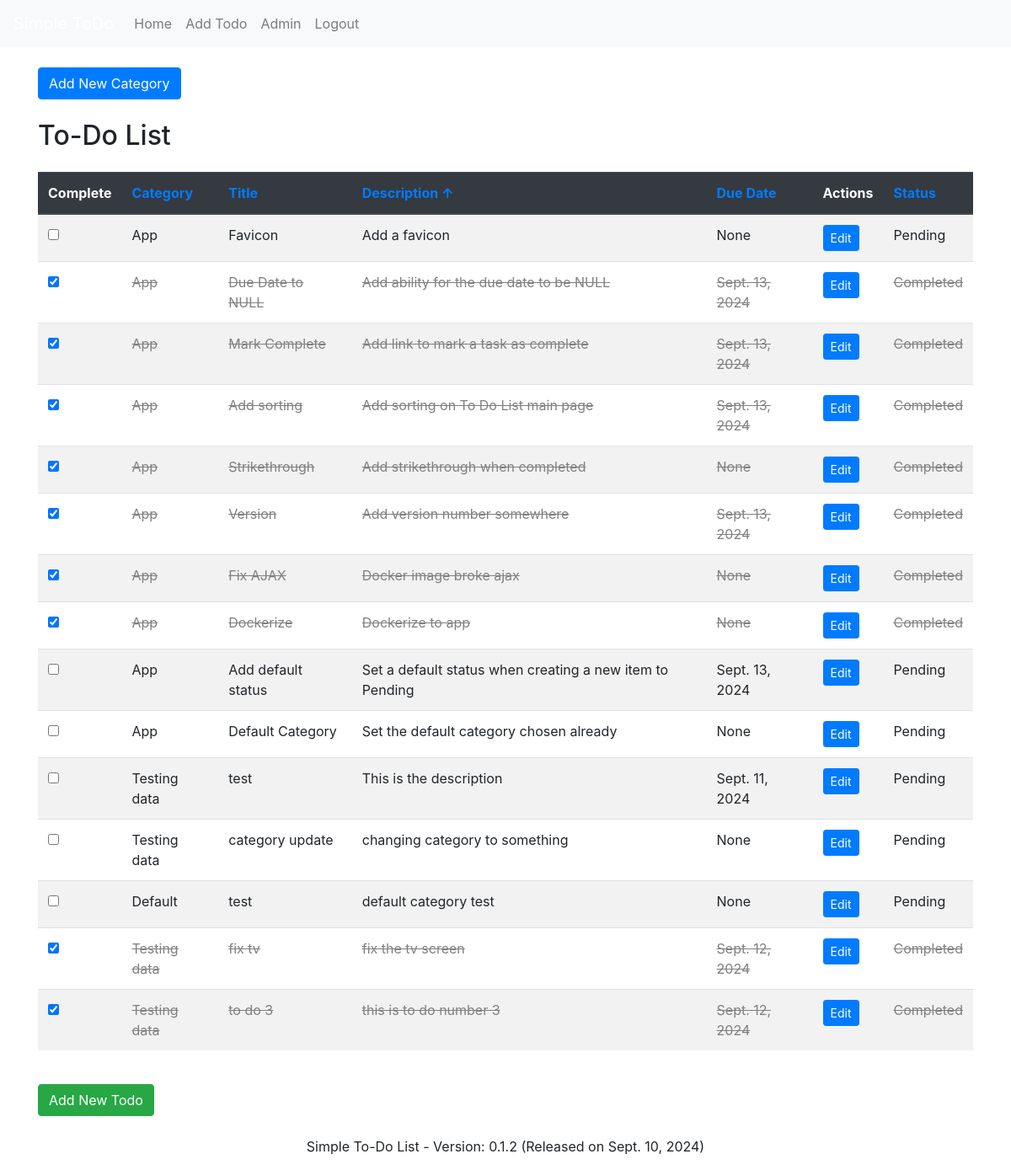
The page /?sort_by=description&order=asc (signed in) on the database its author committed.
### todo/models.py (models this page shows, shortened)
class TodoItem(models.Model):
    title = models.CharField(max_length=100)
    description = models.TextField(blank=True, null=True)
    due_date = models.DateField(null=True, blank=True)  # Allow NULL values
    create_date = models.DateTimeField(default=timezone.now)
    status = models.ForeignKey(Status, on_delete=models.SET_NULL, null=True, blank=True, default=None)
    category = models.ForeignKey(Category, on_delete=models.SET_NULL, null=True, blank=True, default=None)
    user = models.ForeignKey(User, on_delete=models.CASCADE)

class Status(models.Model):
    name = models.CharField(max_length=100)
    is_default = models.BooleanField(default=False)

class Category(models.Model):
    name = models.CharField(max_length=100)
    is_default = models.BooleanField(default=False)

class Version(models.Model):
    version_number = models.CharField(max_length=20)
    release_date = models.DateField(default=timezone.now)
    description = models.TextField(blank=True, null=True)
    class Meta:
        ordering = ['-release_date']
        verbose_name = "Version"
        verbose_name_plural = "Versions"

### todo/views.py (the view)
# urls.py: path('', views.todo_list, name='todo_list'),
@login_required
def todo_list(request):
    default_sort_by = 'status__name'
    default_order = 'asc'
    sort_by = request.GET.get('sort_by', default_sort_by)
    order = request.GET.get('order', default_order)
    if sort_by == 'category__name':
        sort_field = 'category__name'
    elif sort_by == 'title':
        sort_field = 'title'
    elif sort_by == 'description':
        sort_field = 'description'
    elif sort_by == 'due_date':
        sort_field = 'due_date'
    elif sort_by == 'status__name':
        sort_field = 'status__name'
    else:
        sort_field = default_sort_by
    if order == 'desc':
        sort_field = '-' + sort_field
    todo_items = TodoItem.objects.all().order_by(sort_field)
    context = {
        'todo_items': todo_items,
        'current_sort_by': sort_by,
        'current_order': order
    }
    return render(request, 'todo/todo_list.html', context)

### todo/context_processors.py (called while the page is built)
def version_context(request):
    try:
        latest_version = Version.objects.order_by('-release_date', '-version_number').first()
    except Version.DoesNotExist:
        latest_version = None
    return {
        'latest_version': latest_version
    }

### templates/todo/todo_list.html (shortened to what this page needs)
{% extends 'base.html' %}
{% block content %}
<a href="{% url 'todo:add_category' %}" class="btn btn-primary">Add New Category</a>
    <h2 class="mt-4 mb-4">To-Do List</h2>
    <table class="table table-striped">
        <thead class="thead-dark">
            <tr>
                <th>Complete</th>
                <th>
                    <a href="?sort_by=category__name&order={% if current_sort_by == 'category__name' and current_order == 'asc' %}desc{% else %}asc{% endif %}">
                        Category {% if current_sort_by == 'category__name' %}{% if current_order == 'asc' %}↑{% else %}↓{% endif %}{% endif %}
                    </a>
                </th>
                <th>
                    <a href="?sort_by=title&order={% if current_sort_by == 'title' and current_order == 'asc' %}desc{% else %}asc{% endif %}">
                        Title {% if current_sort_by == 'title' %}{% if current_order == 'asc' %}↑{% else %}↓{% endif %}{% endif %}
                    </a>
                </th>
                <th>
                    <a href="?sort_by=description&order={% if current_sort_by == 'description' and current_order == 'asc' %}desc{% else %}asc{% endif %}">
                        Description {% if current_sort_by == 'description' %}{% if current_order == 'asc' %}↑{% else %}↓{% endif %}{% endif %}
                    </a>
                </th>
                <th>
                    <a href="?sort_by=due_date&order={% if current_sort_by == 'due_date' and current_order == 'asc' %}desc{% else %}asc{% endif %}">
                        Due Date {% if current_sort_by == 'due_date' %}{% if current_order == 'asc' %}↑{% else %}↓{% endif %}{% endif %}
                    </a>
                </th>
                <th>Actions</th>
                <th>
                    <a href="?sort_by=status__name&order={% if current_sort_by == 'status__name' and current_order == 'asc' %}desc{% else %}asc{% endif %}">
                        Status {% if current_sort_by == 'status__name' %}{% if current_order == 'asc' %}↑{% else %}↓{% endif %}{% endif %}
                    </a>
                </th>
            </tr>
        </thead>
        <tbody>
            {% for todo in todo_items %}
                <tr class="{% if todo.status and todo.status.name == 'Completed' %}completed{% endif %}">
                    <td>
                        <input type="checkbox" class="task-checkbox" data-id="{{ todo.id }}" {% if todo.status and todo.status.name == 'Completed' %}checked{% endif %}>
                    </td>
                    <td>
                        {% if todo.category %}
                            {{ todo.category.name }}
                        {% else %}
                            No Category
                        {% endif %}
                    </td>
                    <td>{{ todo.title }}</td>
                    <td>{{ todo.description }}</td>
                    <td>{{ todo.due_date }}</td>
                    <td>
                        <a class="btn btn-primary btn-sm" href="{% url 'todo:edit_todo' todo.id %}">Edit</a>
                    </td>
                    <td>
                        {% if todo.status %}
                            {{ todo.status.name }}
                        {% else %}
                            Not Set
                        {% endif %}
                    </td>
                </tr>
            {% endfor %}
        </tbody>
    </table>
    <a class="btn btn-success mt-4" href="{% url 'todo:add_todo' %}">Add New Todo</a>
{% endblock %}

### templates/base.html (shortened to what this page needs)
{% load static %}
<!DOCTYPE html>
<html lang="en">
<head>
    <link rel="stylesheet" href="https://stackpath.bootstrapcdn.com/bootstrap/4.5.2/css/bootstrap.min.css">
    <link rel="stylesheet" href="{% static 'css/styles.css' %}">
</head>
<body>
    <nav class="navbar navbar-expand-lg navbar-light bg-light">
        <a class="navbar-brand" href="{% url 'todo:todo_list' %}">Simple ToDo</a>
        <div class="collapse navbar-collapse" id="navbarNav">
            <ul class="navbar-nav">
                <li class="nav-item">
                    <a class="nav-link" href="{% url 'todo:todo_list' %}">Home</a>
                </li>
                <li class="nav-item">
                    <a class="nav-link" href="{% url 'todo:add_todo' %}">Add Todo</a>
                </li>
                <li class="nav-item">
                    <a class="nav-link" href="{% url 'admin:index' %}">Admin</a>
                </li>
                {% if user.is_authenticated %}
                    <li class="nav-item">
                        <a class="nav-link" href="{% url 'logout' %}">Logout</a>
                    </li>
                {% else %}
                    <li class="nav-item">
                        <a class="nav-link" href="{% url 'login' %}">Login</a>
                    </li>
                {% endif %}
            </ul>
        </div>
    </nav>
    <div class="container mt-4">
        {% block content %}{% endblock %}
    </div>
    <footer class="mt-4">
        <div class="container">
            <p class="text-center">Simple To-Do List - Version: {{ latest_version.version_number }} (Released on {{ latest_version.release_date }})</p>
        </div>
    </footer>
</body>
</html>

### static/css/styles.css (style rules this page uses)
.navbar { background-color: #007bff; }
.navbar-brand { color: #fff !important; }
.completed { text-decoration: line-through; color: gray; }

### rows shown on the page
TodoItem: category.name "App", title "Favicon", description "Add a favicon", due_date "None", status.name "Pending"
TodoItem: status_id "☑", category.name "App", title "Due Date to NULL", description "Add ability for the due date to be NULL", due_date "Sept. 13, 2024", status.name "Completed"
TodoItem: status_id "☑", category.name "App", title "Mark Complete", description "Add link to mark a task as complete", due_date "Sept. 13, 2024", status.name "Completed"
TodoItem: status_id "☑", category.name "App", title "Add sorting", description "Add sorting on To Do List main page", due_date "Sept. 13, 2024", status.name "Completed"
TodoItem: status_id "☑", category.name "App", title "Strikethrough", description "Add strikethrough when completed", due_date "None", status.name "Completed"
TodoItem: status_id "☑", category.name "App", title "Version", description "Add version number somewhere", due_date "Sept. 13, 2024", status.name "Completed"
TodoItem: status_id "☑", category.name "App", title "Fix AJAX", description "Docker image broke ajax", due_date "None", status.name "Completed"
TodoItem: status_id "☑", category.name "App", title "Dockerize", description "Dockerize to app", due_date "None", status.name "Completed"
TodoItem: category.name "App", title "Add default status", description "Set a default status when creating a new item to Pending", due_date "Sept. 13, 2024", status.name "Pending"
TodoItem: category.name "App", title "Default Category", description "Set the default category chosen already", due_date "None", status.name "Pending"
TodoItem: category.name "Testing data", title "test", description "This is the description", due_date "Sept. 11, 2024", status.name "Pending"
TodoItem: category.name "Testing data", title "category update", description "changing category to something", due_date "None", status.name "Pending"
TodoItem: category.name "Default", title "test", description "default category test", due_date "None", status.name "Pending"
TodoItem: status_id "☑", category.name "Testing data", title "fix tv", description "fix the tv screen", due_date "Sept. 12, 2024", status.name "Completed"
TodoItem: status_id "☑", category.name "Testing data", title "to do 3", description "this is to do number 3", due_date "Sept. 12, 2024", status.name "Completed"
Version: version_number "0.1.2", release_date "Sept. 10, 2024"
